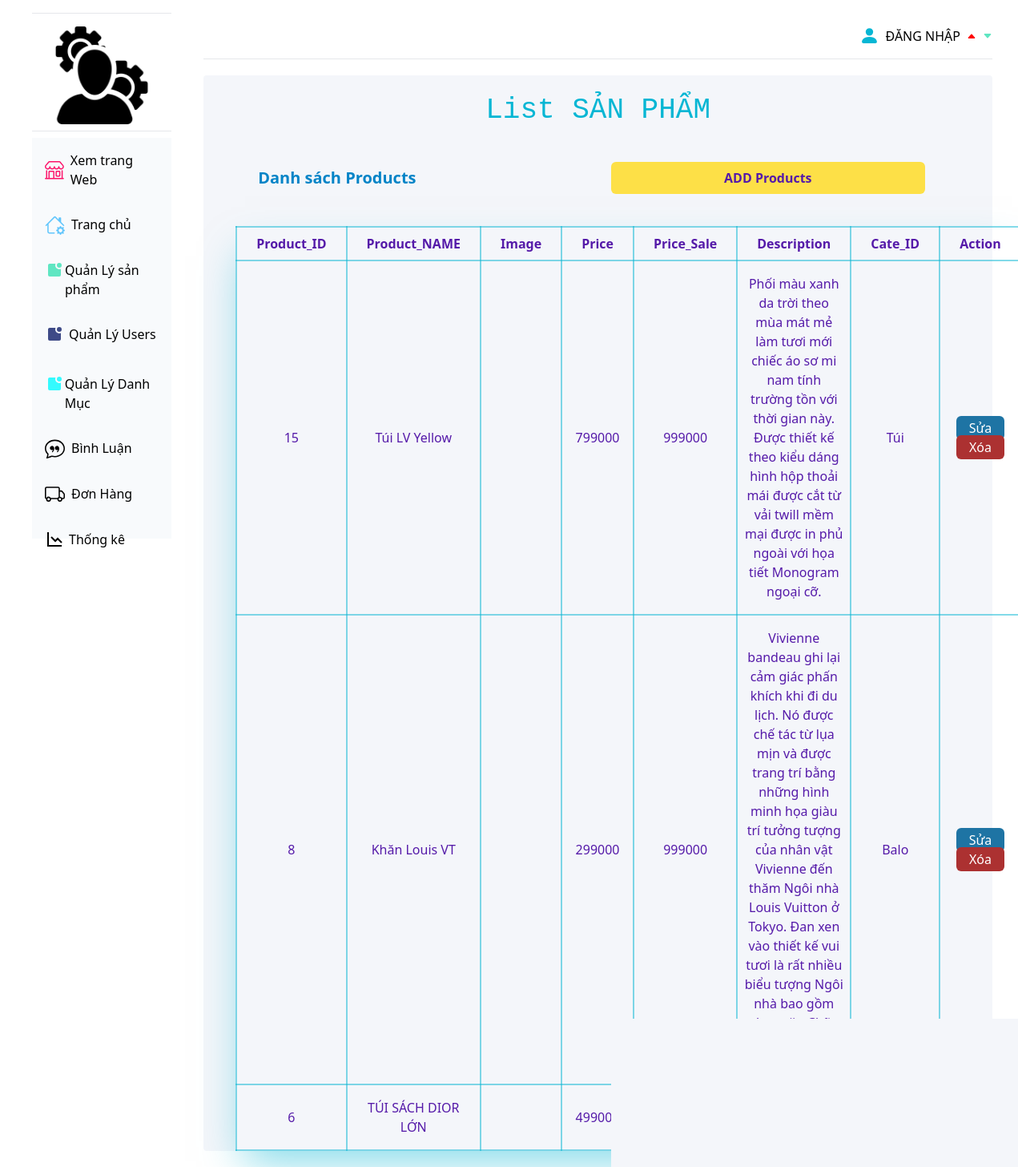
/admin/index.php?act=listsp, run on the app's committed database.
### tables this page shows
CREATE TABLE `product` (
  `id` int(11) NOT NULL,
  `id_categories` int(11) DEFAULT NULL,
  `product_name` varchar(255) DEFAULT NULL,
  `product_price` varchar(255) DEFAULT NULL,
  `product_price_sale` varchar(255) DEFAULT NULL,
  `description` text DEFAULT NULL,
  `origin` varchar(255) DEFAULT NULL,
  `image` varchar(255) DEFAULT NULL,
  `image2` varchar(255) DEFAULT NULL,
  `image3` varchar(255) DEFAULT NULL,
  `view` int(11) NOT NULL
);

CREATE TABLE `categories` (
  `id` int(11) NOT NULL,
  `categories_name` varchar(255) DEFAULT NULL,
  `image` varchar(255) DEFAULT NULL
);

### guest/pdo.php (called while the page is built, shortened)
<?php
function pdo_get_connection()
{
    $dburl = "mysql:host=localhost;dbname=duan1;charset=utf8";
    $username = 'root';
    $password = '';
    $conn = new PDO($dburl, $username, $password);
    $conn->setAttribute(PDO::ATTR_ERRMODE, PDO::ERRMODE_EXCEPTION);
    return $conn;
}
function pdo_query($sql)
{
    $sql_args = array_slice(func_get_args(), 1);
    try {
        $conn = pdo_get_connection();
        $stmt = $conn->prepare($sql);
        $stmt->execute($sql_args);
        $rows = $stmt->fetchAll();
        return $rows;
    } catch (PDOException $e) {
        throw $e;
    } finally {
        unset($conn);
    }
}
function pdo_query_one($sql)
{
    $sql_args = array_slice(func_get_args(), 1);
    try {
        $conn = pdo_get_connection();
        $stmt = $conn->prepare($sql);
        $stmt->execute($sql_args);
        $row = $stmt->fetch(PDO::FETCH_ASSOC);
        return $row;
    } catch (PDOException $e) {
        throw $e;
    } finally {
        unset($conn);
    }
}

### guest/product.php (called while the page is built, shortened)
<?php
require_once "pdo.php";
function lay_tat_ca_san_pham_admin()
{
    $sql = "SELECT * FROM product ORDER BY id DESC";
    $ds_san_pham = pdo_query($sql);
    return $ds_san_pham;
}

### guest/category.php (called while the page is built, shortened)
<?php
require_once "pdo.php";
function lay_danh_muc_theo_ma($id)
{
    $sql = "SELECT * FROM categories WHERE id = $id";
    $danh_muc = pdo_query_one($sql);
    return $danh_muc;
}

### admin/san_pham/listsp.php (the view, shortened to what this page needs)
<div class="home mt-5 mr-8 bg-[#F4F6FA] h-auto rounded px-10">
    <h1 class="text-center text-cyan-500 py-6  text-4xl " style="font-family: 'Courier New', Courier, monospace">List SẢN PHẨM</h1>
    <div class="justify-between grid grid-cols-2 items-center px-7 mx-auto">
        <h1 class="text-[20px] font-semibold text-sky-600 my-5">Danh sách Products</h1>
        <a href="index.php?act=them_san_pham" class=" bg-yellow-300 text-center  py-2 px-2 rounded-md hover:bg-[#BAAACE] hover:text-white mx-4 font-semibold text-[#551AA9] my-5">ADD
            Products</a>
    </div>
    <table class="table shadow-2xl shadow-cyan-500/50 mx-auto border-2 border-cyan-500/50mx-auto my-5">
        <tr class="border-2 border-cyan-500/50  text-[#551AA9] ">
            <th class="border-2 border-cyan-500/50  px-6 py-2">Product_ID</th>
            <th class="border-2 border-cyan-500/50 px-6 py-2">Product_NAME</th>
            <th class="border-2 border-cyan-500/50 px-6 py-2">Image</th>
            <th class="border-2 border-cyan-500/50 px-6 py-2">Price</th>
            <th class="border-2 border-cyan-500/50 px-6 py-2">Price_Sale</th>
            <th class="border-2 border-cyan-500/50 px-6 py-2">Description</th>
            <th class="border-2 border-cyan-500/50 px-6 py-2">Cate_ID</th>
            <th class="border-2 border-cyan-500/50 px-6 py-2">
                Action
            </th>
        </tr>
        <?php
        foreach ($ds_san_pham as $dssp) {
            extract($dssp);
            $suasp = "index.php?act=sua_san_pham&id=" . $id;
            $xoasp = "index.php?act=xoa_san_pham&id=" . $id;
            $cate = lay_danh_muc_theo_ma($id_categories);
        ?>
            <tr class="text-[#551AA9] ">
                <td class="border-2 border-cyan-500/50 py-4 px-2 text-center">
                    <?= $id ?>
                </td>
                <td class="border-2 hover:underline border-cyan-500/50 py-4 px-2 text-center"><a href="chitietsp.php">
                        <?= $product_name ?>
                    </a></td>
                <td class="border-2 border-cyan-500/50 py-2 px-2 text-center ">
                </td>
                <td class="border-2 border-cyan-500/50 py-4 px-2 text-center">
                    <?= $product_price ?>
                </td>
                <td class="border-2 border-cyan-500/50 py-4 px-2 text-center">
                    <?= $product_price_sale ?>
                </td>
                <td class="border-2 border-cyan-500/50 py-4 px-2 text-center">
                    <?= $description ?>
                </td>
                <td class="border-2 border-cyan-500/50 py-4 px-2 text-center">
                    <?= $cate['categories_name'] ?>
                </td>
                <td class="border-2 border-cyan-500/50 py-4 px-2 text-center">
                    <a class="py-1 px-4 bg-[#1E74A4] hover:bg-[#BAAACE] hover:text-white text-white rounded-md mx-2" href="<?= $suasp ?>">Sửa</a>
                    <a onclick="return confirm('Bạn có muốn xóa không')" class="text-white hover:bg-[#BAAACE] hover:text-white bg-[#AC3131] py-1 px-4 rounded-md mx-2" href="<?= $xoasp ?>">Xóa</a>
                </td>
            </tr>
        <?php
        }
        ?>
    </table>
</div>
</div>
</body>
</html>

### admin/layout/header.php (shortened to what this page needs)
<!DOCTYPE html>
<html lang="en">
<head>
    <script src="https://cdn.tailwindcss.com"></script>
</head>
<body>
    <div class="flex mx-auto max-w-screen-2xl">
        <div class="ad-l w-[15%] mx-10">
            <hr class="my-4">
            <div class="flex">
                <img src="../upload/logoadmin.png" alt="" width="70%" class="mx-auto ">
             </div>
            <hr class="my-2">
            <div class="bg-slate-50 h-[500px]">
                <div class="flex pb-4 pt-4 px-4 items-center space-x-2 hover:shadow-lg hover:shadow-cyan-500/50">
                    <a href="../site/index.php" class="hover:text-[#551AA9]">Xem trang Web</a>
                </div>
                <div class="flex py-4 px-4 items-center space-x-2  hover:shadow-lg hover:shadow-cyan-500/50">
                    <a href="index.php" class="hover:text-[#551AA9]">Trang chủ</a>
                </div>
                <div class="flex py-4 px-4 hover:shadow-lg hover:shadow-cyan-500/50">
                    <svg xmlns="http://www.w3.org/2000/svg" width="30" height="30" style="fill: #5fe6c2;">
                        <circle cx="18" cy="6" r="3"></circle>
                        <path d="M13 6c0-.712.153-1.387.422-2H6c-1.103 0-2 .897-2 2v12c0 1.103.897 2 2 2h12c1.103 0 2-.897 2-2v-7.422A4.962 4.962 0 0 1 18 11a5 5 0 0 1-5-5z">
                        </path>
                    </svg>
                    <a href="index.php?act=listsp" class="hover:text-[#551AA9]">Quản Lý sản phẩm</a>
                </div>
                <div class="flex py-4 px-4 hover:shadow-lg hover:shadow-cyan-500/50">
                    <svg xmlns="http://www.w3.org/2000/svg" width="30" height="30" style="fill: #3e4a87;">
                        <circle cx="18" cy="6" r="3"></circle>
                        <path d="M13 6c0-.712.153-1.387.422-2H6c-1.103 0-2 .897-2 2v12c0 1.103.897 2 2 2h12c1.103 0 2-.897 2-2v-7.422A4.962 4.962 0 0 1 18 11a5 5 0 0 1-5-5z">
                        </path>
                    </svg>
                    <a href="index.php?act=list-user" class="hover:text-[#551AA9]">Quản Lý Users</a>
                </div>
                <div class="flex py-4 px-4 hover:shadow-lg hover:shadow-cyan-500/50  ">
                    <svg xmlns="http://www.w3.org/2000/svg" width="30" height="30" style="fill: #34fafe;">
                        <circle cx="18" cy="6" r="3"></circle>
                        <path d="M13 6c0-.712.153-1.387.422-2H6c-1.103 0-2 .897-2 2v12c0 1.103.897 2 2 2h12c1.103 0 2-.897 2-2v-7.422A4.962 4.962 0 0 1 18 11a5 5 0 0 1-5-5z">
                        </path>
                    </svg>
                    <a href="index.php?act=list-cate" class="hover:text-[#551AA9]">Quản Lý Danh Mục</a>
                </div>
                <div class="flex py-4 px-4 space-x-2 hover:shadow-lg hover:shadow-cyan-500/50">
                    <a href="index.php?act=binh_luan" class="hover:text-[#551AA9]">Bình Luận</a>
                </div>
                <div class="flex py-4 px-4 space-x-2 hover:shadow-lg hover:shadow-cyan-500/50">
                    <a href="index.php?act=listorder" class="hover:text-[#551AA9]">Đơn Hàng</a>
                </div>
                <div class="flex py-4 px-4 hover:shadow-lg hover:shadow-cyan-500/50">
                    <svg xmlns="http://www.w3.org/2000/svg" width="30" height="30" style="fill: black;">
                        <path d="M5 3H3v18h18v-2H5z"></path>
                        <path d="M13 12.586 8.707 8.293 7.293 9.707 13 15.414l3-3 4.293 4.293 1.414-1.414L16 9.586z">
                        </path>
                    </svg>
                    <a href="index.php?act=thong_ke" class="hover:text-[#551AA9]">Thống kê</a>
                </div>
            </div>
        </div>
        <div class="ad-r w-[80%] ">
            <div class="flex mt-8 mb-4 mx-8 space-x-2 items-center justify-end">
                <svg xmlns="http://www.w3.org/2000/svg" width="25" height="25" fill="#06B6D4" class="bi bi-person-fill" viewBox="0 0 16 16">
                    <path d="M3 14s-1 0-1-1 1-4 6-4 6 3 6 4-1 1-1 1H3Zm5-6a3 3 0 1 0 0-6 3 3 0 0 0 0 6Z" />
                </svg>
                <h3 class=""><?php echo isset($_SESSION['dangky']) ? 'Chào: ' . $_SESSION['dangky'] :  'ĐĂNG NHẬP' ?></h3>
                <button id="bt1">
                    <svg xmlns="http://www.w3.org/2000/svg" width="12" height="20" fill="red" class="bi bi-caret-up-fill" viewBox="0 0 16 16">
                        <path d="m7.247 4.86-4.796 5.481c-.566.647-.106 1.659.753 1.659h9.592a1 1 0 0 0 .753-1.659l-4.796-5.48a1 1 0 0 0-1.506 0z" />
                    </svg>
                </button>
                <button id="bt2">
                    <svg xmlns="http://www.w3.org/2000/svg" width="12" height="20" fill="#5FE6C2" class="bi bi-caret-down-fill" viewBox="0 0 16 16">
                        <path d="M7.247 11.14 2.451 5.658C1.885 5.013 2.345 4 3.204 4h9.592a1 1 0 0 1 .753 1.659l-4.796 5.48a1 1 0 0 1-1.506 0z" />
                    </svg>
                </button>
            </div>
            <hr class="mr-8">

### admin/index.php (shortened to what this page needs)
<?php
include "../guest/pdo.php";
include "../guest/product.php";
include "../guest/category.php";
include "../guest/binh_luan.php";
include "layout/header.php";
if (isset($_GET['act'])) {
    $act = $_GET['act'];
    switch ($act) {
        case "listsp":
            $ds_san_pham = lay_tat_ca_san_pham_admin();
            include "san_pham/listsp.php";
            break;
    }
} else {
    $danh_muc = count(lay_tat_ca_danh_muc());
    $san_pham = count(lay_tat_ca_san_pham_admin());
    $tai_khoan = count(loadall_taikhoan());
    $binh_luan = count(lay_tat_ca_binh_luan());
    include "layout/home.php";
}

### data on the page
product: id "15", product_name "Túi LV Yellow", product_price "799000", product_price_sale "999000", description "Phối màu xanh da trời theo mùa mát mẻ làm tươi mới chiếc áo sơ mi nam tính trường tồn với thời gian này. Được thiết kế theo kiểu dáng hình hộp thoải mái được cắt từ vải twill mềm mại được in phủ ngoài với họa tiết Monogram ngoại cỡ.", id_categories.categories_name "Túi"
product: id "8", product_name "Khăn Louis VT", product_price "299000", product_price_sale "999000", description "Vivienne bandeau ghi lại cảm giác phấn khích khi đi du lịch. Nó được chế tác từ lụa mịn và được trang trí bằng những hình minh họa giàu trí tưởng tượng của nhân vật Vivienne đến thăm Ngôi nhà Louis Vuitton ở Tokyo. Đan xen vào thiết kế vui tươi là rất nhiều biểu tượng Ngôi nhà bao gồm hoa văn Chữ lồng và Hoa chữ lồng.", id_categories.categories_name "Balo"
product: id "6", product_name "TÚI SÁCH DIOR LỚN", product_price "499000"
